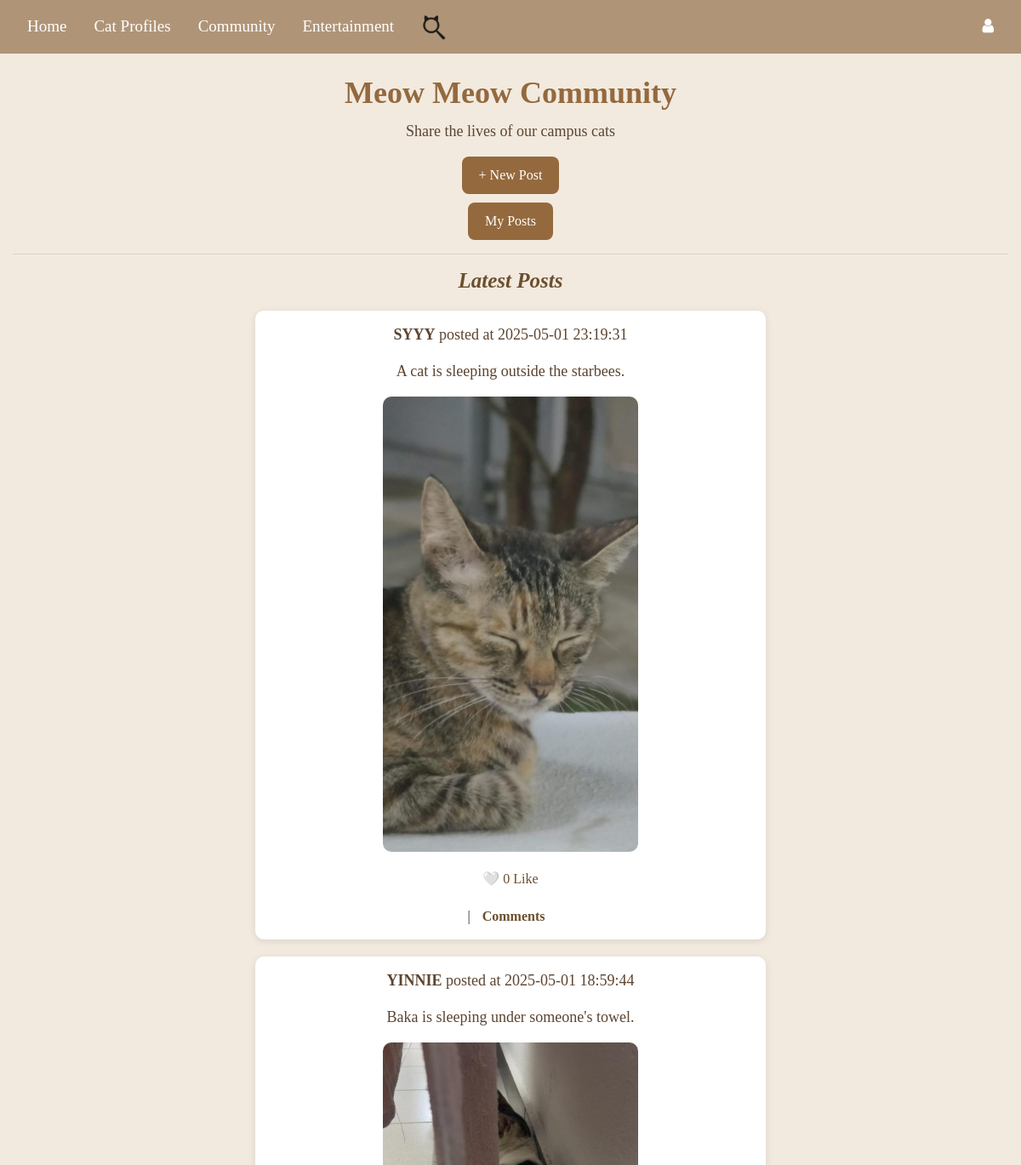
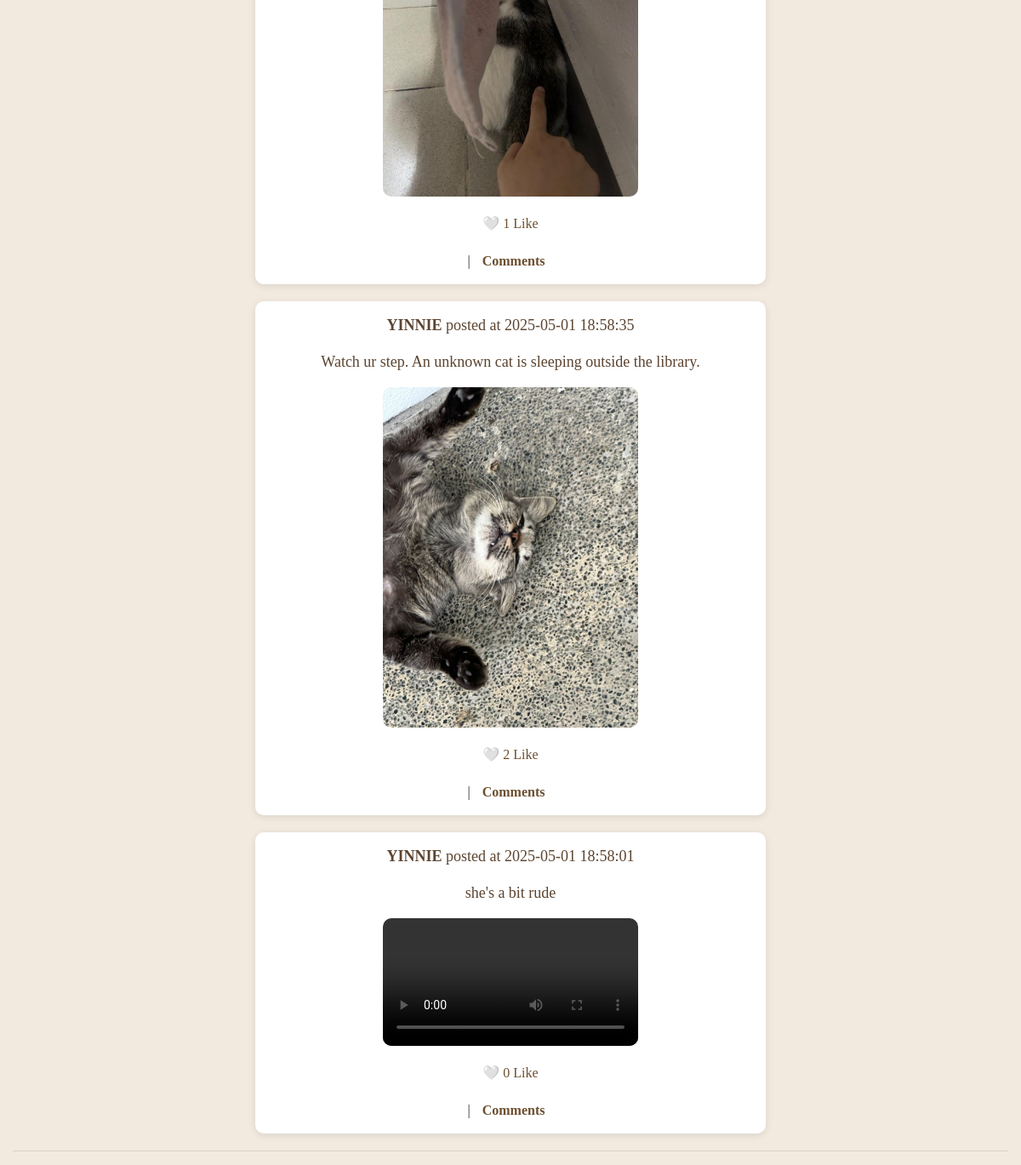
The page /community_feature on the database its author committed (2 pictures, top to bottom).
### tables this page shows
CREATE TABLE "post" (
	"post_id" INTEGER PRIMARY KEY,
	"user_id" INTEGER,
	"content" TEXT,
	"media_type" TEXT,
	"media_url" TEXT,
	"created_at" TIMESTAMP DEFAULT CURRENT_TIMESTAMP,
	"updated_at" TIMESTAMP DEFAULT CURRENT_TIMESTAMP,
	FOREIGN KEY("user_id") REFERENCES "user"("id") ON DELETE CASCADE
);

### Website/community.py (the view)
@community_bp.route('/community_feature')
def community_feature():
    conn = get_db_connection()
    posts = conn.execute('''
    SELECT
        post.*,
        user.username,
        COUNT(likes.id) AS like_count,
        CASE
            WHEN EXISTS (
                SELECT 1 FROM likes
                WHERE likes.post_id = post.post_id AND likes.user_id = ?
            ) THEN 1
            ELSE 0
        END AS liked_by_current_user
    FROM post
    JOIN user ON post.user_id = user.id
    LEFT JOIN likes ON post.post_id = likes.post_id
    GROUP BY post.post_id
    ORDER BY post.created_at DESC
''',
(current_user.id if current_user.is_authenticated else -1,)
).fetchall()
    conn.close()
    return render_template("community_index.html", user=current_user, posts=posts)

### Website/community.py (called while the page is built)
def get_db_connection():
    db_path = os.path.join(os.path.dirname(__file__), '..', 'instance', 'datebase.db')
    db_path = os.path.abspath(db_path)
    conn = sqlite3.connect(db_path)
    conn.row_factory = sqlite3.Row
    return conn

### Website/templates/community_index.html (shortened to what this page needs)
{% extends "base.html" %}
{% block content %}
<h1>Meow Meow Community</h1>
<p>Share the lives of our campus cats</p>
<button onclick="openModal()">+ New Post</button>
<div style="text-align: center; margin-top: 10px;">
    <button onclick="window.location.href='{{ url_for('community.my_posts') }}'" style="background-color: #94693e; color: white; border: none; border-radius: 8px; padding: 10px 20px; font-size: 16px; cursor: pointer;">
        My Posts
    </button>
</div>
<hr>
<h2>Latest Posts</h2>
{% for post in posts %}
    <div class="post">
        <p><strong>{{ post['username'] }}</strong> posted at {{ post['created_at'] }}</p>
        <p>{{ post['content'] }}</p>
        {% if post['media_url'] %}
            {% set ext = post['media_url'].rsplit('.', 1)[1].lower() %}
            {% if ext in ['jpg', 'jpeg', 'png', 'gif'] %}
                <img src="{{ url_for('static', filename=post['media_url']) }}" width="300" alt="Image">
            {% elif ext in ['mp4', 'mov', 'avi'] %}
                <video width="300" controls>
                    <source src="{{ url_for('static', filename=post['media_url']) }}" type="video/{{ ext }}">
                </video>
            {% endif %}
        {% endif %}
        <div class="post-actions">
            <form action="{{ url_for('community.like_post' if not post['liked_by_current_user'] else 'community.unlike_post', post_id=post['post_id']) }}" method="post" style="display:inline;">
                <button type="submit" style="background:none; border:none; color:#6b4f2f; cursor:pointer;">
                    {% if post['liked_by_current_user'] %}
                        ❤️
                    {% else %}
                        🤍
                    {% endif %}
                    {{ post['like_count'] }} Like
                </button>
            </form>
            |
            <a href="/post/{{ post['post_id'] }}">Comments</a>
        </div>
    </div>
{% endfor %}
<hr>
{% endblock %}

### Website/templates/base.html (shortened to what this page needs)
<!DOCTYPE html>
<html>
<head>
    <link rel="stylesheet" href="https://stackpath.bootstrapcdn.com/bootstrap/4.4.1/css/bootstrap.min.css"
 />
    <link rel="stylesheet" href="https://stackpath.bootstrapcdn.com/font-awesome/4.7.0/css/font-awesome.min.css"
 />
</head>
<body>
<nav class="navbar navbar-expand-lg navbar-dark" style="background-color: rgb(176, 148, 119);">
    <a class="nav-item nav-link" style="font-family: 'Times New Roman'; color: white; font-size: 19px;" href="/">Home</a>
    <div class="dropdown nav-item">
        <a class="nav-link" href="#" id="dropdownMenuLink" aria-haspopup="true" aria-expanded="false"
           style="font-family: 'Times New Roman'; color: white; font-size: 19px;">
            Cat Profiles
        </a>
    </div>
    <a class="nav-item nav-link" style="font-family: 'Times New Roman'; color: white; font-size: 19px;" href="{{ url_for('community.community_feature') }}">Community</a>
    <div class="dropdown nav-item">
        <a class="nav-link" href="#" id="dropdownMenuLink" aria-haspopup="true" aria-expanded="false"
           style="font-family: 'Times New Roman'; color: white; font-size: 19px;">
            Entertainment
        </a>
    </div>
    <a class="nav-item nav-link" href="{{ url_for('search.search_feature') }}" style="color: white; font-size: 19px;">
        <img src="{{ url_for('static', filename='Images/option2.png') }}" alt="Search" style="width: 30px; height: 30px;">
    </a>
    <div class="ml-auto d-flex align-items-center">
        <div class="dropdown">
            <a class="nav-link" href="#" aria-haspopup="true" aria-expanded="false" style="color: white; font-size: 19px;">
                <i class="fa fa-user" aria-hidden="true"></i>
            </a>
        </div>
    </div>
</nav>
<div class="container-fluid">{% block content %}{% endblock %}</div>
</body>
</html>

### Website/templates/base.html (style rules this page uses)
.dropdown { position: relative; display: inline-block; }
.navbar { display: flex; justify-content: space-between; align-items: center; }
.ml-auto { margin-left: auto !important; }
body { background-color: #f9f4ef; }

### Website/templates/community_index.html (style rules this page uses)
body { font-family: 'Times New Roman', Times, serif; background-color: #f2eadf; margin: 0; padding: 0; }
h1 { font-weight: bold; color: #94693e; text-align: center; font-size: 36px; margin-bottom: 10px; padding-top: 25px; }
h2 { font-weight: bold; font-size: 25px; color: #6b4f2f; text-align: center; font-style: italic; margin-top: 0; margin-bottom: 20px; }
p { text-align: center; color: #5c4430; font-size: 18px; }
.post { width: 80%; max-width: 600px; background-color: #ffffff; border-radius: 10px; padding: 15px; margin: 20px auto; box-shadow: 0 2px 8px rgba(0, 0, 0, 0.1); font-family: 'Times New Roman', Times, serif; }
.post img, .post video { display: block; margin: 10px auto; border-radius: 10px; max-width: 100%; height: auto; }
.post-actions { text-align: center; margin-top: 10px; font-size: 16px; }
.post-actions a { margin: 0 10px; text-decoration: none; color: #6b4f2f; font-weight: bold; }
button { display: block; margin: 10px auto; padding: 10px 20px; background-color: #94693e; color: white; border: none; border-radius: 8px; font-size: 16px; cursor: pointer; font-family: 'Times New Roman', Times, serif; }

### rows shown on the page
post: username "SYYY", created_at "2025-05-01 23:19:31", content "A cat is sleeping outside the starbees.", media_url (picture), like_count "0"
post: username "YINNIE", created_at "2025-05-01 18:59:44", content "Baka is sleeping under someone's towel.", media_url (picture), like_count "1"
post: username "YINNIE", created_at "2025-05-01 18:58:35", content "Watch ur step. An unknown cat is sleeping outside the library.", media_url (picture), like_count "2"
post: username "YINNIE", created_at "2025-05-01 18:58:01", content "she's a bit rude", like_count "0"
